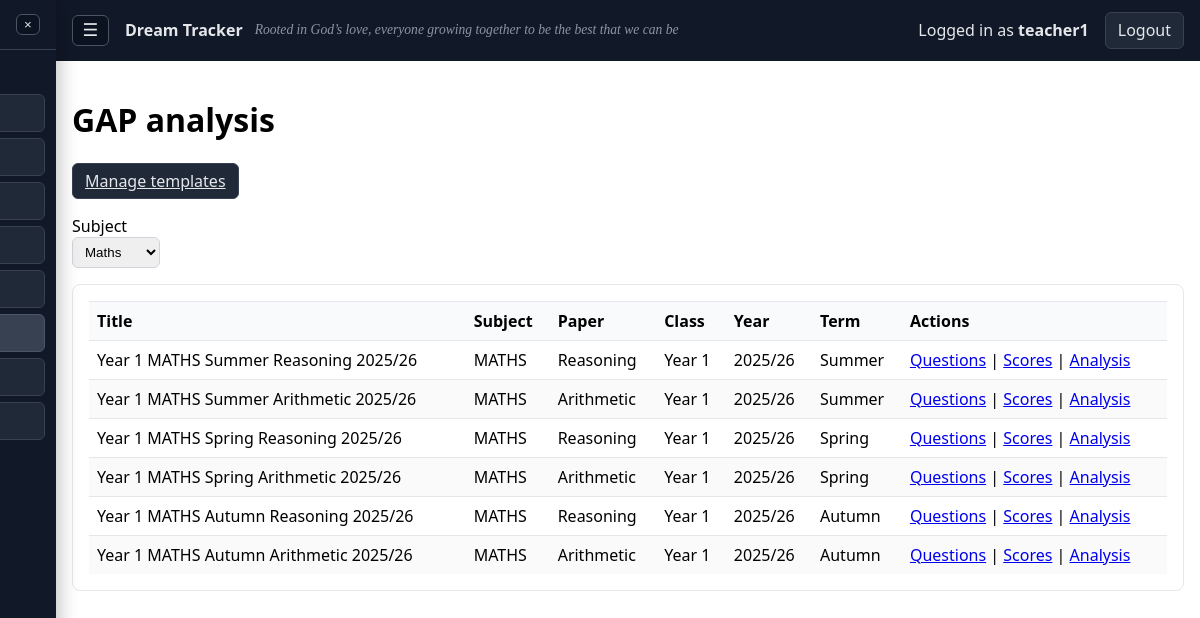
The app's page /assessments (signed in) with its own data.
### models.py (models this page shows, shortened)
class Teacher(UserMixin, db.Model):
    __tablename__ = "teachers"
    id = db.Column(db.Integer, primary_key=True)
    username = db.Column(db.String(80), unique=True, nullable=False)
    password_hash = db.Column(db.String(255), nullable=False)
    class_id = db.Column(db.Integer, db.ForeignKey("classes.id"))
    is_admin = db.Column(db.Boolean, nullable=False, default=False)
    is_active = db.Column(db.Boolean, nullable=False, default=True)
    class_links = db.relationship("TeacherClass", back_populates="teacher", cascade="all, delete-orphan")
    classes = db.relationship("SchoolClass", secondary="teacher_classes", viewonly=True)

class Assessment(db.Model):
    __tablename__ = "assessments"
    id = db.Column(db.Integer, primary_key=True)
    class_id = db.Column(db.Integer, db.ForeignKey("classes.id"), nullable=False)
    academic_year_id = db.Column(db.Integer, db.ForeignKey("academic_years.id"), nullable=False)
    term = db.Column(db.String(10), nullable=False)  # Autumn/Spring/Summer
    subject = db.Column(db.String(20), nullable=False, default="maths", index=True)
    paper = db.Column(db.String(20), nullable=False, default="Arithmetic", index=True)
    title = db.Column(db.String(120), nullable=False)
    template_id = db.Column(db.Integer, db.ForeignKey("paper_templates.id"), nullable=True)
    template_version = db.Column(db.Integer, nullable=True)
    created_at = db.Column(db.DateTime, default=datetime.utcnow)
    klass = db.relationship("SchoolClass")
    academic_year = db.relationship("AcademicYear")
    questions = db.relationship("AssessmentQuestion", backref="assessment", cascade="all, delete-orphan")
    scores = db.relationship("PupilQuestionScore", backref="assessment", cascade="all, delete-orphan")

class SchoolClass(db.Model):
    __tablename__ = "classes"
    id = db.Column(db.Integer, primary_key=True)
    name = db.Column(db.String(80), unique=True, nullable=False)
    year_group = db.Column(db.Integer, nullable=True)  # e.g., 1..13 (Year 1..Year 13)
    is_archived = db.Column(db.Boolean, nullable=False, default=False)
    is_archive = db.Column(db.Boolean, nullable=False, default=False)
    pupils = db.relationship("Pupil", backref="klass", cascade="all, delete-orphan")
    teachers = db.relationship("Teacher", backref="klass", foreign_keys="Teacher.class_id")
    teacher_links = db.relationship("TeacherClass", back_populates="school_class", cascade="all, delete-orphan")

class AcademicYear(db.Model):
    __tablename__ = "academic_years"
    id = db.Column(db.Integer, primary_key=True)
    label = db.Column(db.String(9), unique=True, nullable=False)  # "2025/26"
    start_date = db.Column(db.Date, nullable=True)
    end_date = db.Column(db.Date, nullable=True)
    is_current = db.Column(db.Boolean, default=False, nullable=False)

### app.py (the view)
    @app.route("/assessments")
    @login_required
    def assessments():
        ensure_default_year()
        subject = normalize_subject(request.args.get("subject", "maths"))
        q = Assessment.query.filter_by(subject=subject)
        if not getattr(current_user, "is_admin", False):
            q = q.filter(Assessment.class_id.in_(user_class_ids(current_user)))
        items = q.order_by(Assessment.created_at.desc()).all()
        return render_template("assessments.html", assessments=items, subject=subject, subjects=SUBJECTS)

### templates/assessments.html (shortened to what this page needs)
{% extends "layout.html" %}
{% block content %}
<h1>GAP analysis</h1>
<p><a class="button" href="{{ url_for('gap_templates') }}">Manage templates</a></p>
<form method="get" class="inline" action="{{ url_for('assessments') }}">
  <label>Subject<br>
    <select name="subject" onchange="this.form.submit()">
      {% for s in subjects %}
        <option value="{{ s }}" {{ 'selected' if s == subject else '' }}>{{ 'Maths' if s=='maths' else ('Reading' if s=='reading' else 'SPaG') }}</option>
      {% endfor %}
    </select>
  </label>
</form>
<section class="card">
  <div class="table-scroll">
<table>
  <thead><tr><th>Title</th><th>Subject</th><th>Paper</th><th>Class</th><th>Year</th><th>Term</th><th>Actions</th></tr></thead>
  <tbody>
    {% for a in assessments %}
    <tr>
      <td>{{ a.title }}</td>
      <td>{{ a.subject|upper }}</td>
      <td>{{ a.paper }}</td>
      <td>{{ a.klass.name }}</td>
      <td>{{ a.academic_year.label }}</td>
      <td>{{ a.term }}</td>
      <td>
        <a href="{{ url_for('assessment_questions', assessment_id=a.id) }}">Questions</a> |
        <a href="{{ url_for('assessment_scores', assessment_id=a.id) }}">Scores</a> |
        <a href="{{ url_for('assessment_analysis', assessment_id=a.id) }}">Analysis</a>
      </td>
    </tr>
    {% endfor %}
  </tbody>
</table>
  </div>
</section>
{% endblock %}

### templates/layout.html (shortened to what this page needs)
<!doctype html>
<html lang="en">
<head>
</head>
<body>
  {% set sidebar_params = namespace(values={}) %}
  {% for key in ['year','term','class','gender','pp','laps','svc','min_pct','max_pct','band'] %}
    {% if request.args.get(key) %}
      {% set _ = sidebar_params.values.update({key: request.args.get(key)}) %}
    {% endif %}
  {% endfor %}
  {% set sidebar_subject = request.view_args.get('subject') if request.view_args and request.view_args.get('subject') else request.args.get('subject', 'maths') %}
  {% set sidebar_mode = request.args.get('mode', 'table' if current_user.is_admin else 'home') %}
  {% set reports_href = url_for('reports', **sidebar_params.values) %}
  {% set is_year6_menu = y6_nav is not none %}
  {% if current_user.is_authenticated %}
    <div id="sidebarHoverZone" class="hover-zone" aria-hidden="true"></div>
    <aside id="sidebar" class="sidebar" aria-label="Main menu">
      <div class="sidebar-head">
        <button id="menuCloseBtn" class="sidebar-close" aria-label="Close menu" type="button">×</button>
      </div>
      <nav class="sidebar-nav">
        <div class="section-title">Teacher</div>
        {% if is_year6_menu %}
          <a class="sidebar-link {{ 'active' if request.endpoint == 'y6_home' or (request.endpoint == 'dashboard' and sidebar_mode == 'home') else '' }}" href="{{ url_for('y6_home', **sidebar_params.values) }}">Home</a>
          <a class="sidebar-link {{ 'active' if request.endpoint in ['y6_sats_tracker', 'sats_page'] else '' }}" href="{{ url_for('y6_sats_tracker', **sidebar_params.values) }}">SATs Tracker</a>
          <a class="sidebar-link {{ 'active' if request.endpoint in ['y6_writing', 'writing_dashboard'] or (request.endpoint == 'dashboard' and sidebar_subject == 'writing') else '' }}" href="{{ url_for('y6_writing', **sidebar_params.values) }}">Writing</a>
          <a class="sidebar-link {{ 'active' if request.endpoint in ['y6_reports', 'reports'] else '' }}" href="{{ url_for('y6_reports', **sidebar_params.values) }}">Reports</a>
        {% else %}
          <a class="sidebar-link {{ 'active' if request.endpoint == 'dashboard' and sidebar_mode == 'home' else '' }}" href="{{ url_for('dashboard', subject='maths', mode='home', **sidebar_params.values) }}">Home</a>
          <a class="sidebar-link {{ 'active' if request.endpoint == 'dashboard' and sidebar_mode == 'table' and sidebar_subject == 'maths' else '' }}" href="{{ url_for('dashboard', subject='maths', mode='table', **sidebar_params.values) }}">Maths</a>
          <a class="sidebar-link {{ 'active' if request.endpoint == 'dashboard' and sidebar_mode == 'table' and sidebar_subject == 'reading' else '' }}" href="{{ url_for('dashboard', subject='reading', mode='table', **sidebar_params.values) }}">Reading</a>
          <a class="sidebar-link {{ 'active' if request.endpoint == 'dashboard' and sidebar_mode == 'table' and sidebar_subject == 'spag' else '' }}" href="{{ url_for('dashboard', subject='spag', mode='table', **sidebar_params.values) }}">SPaG</a>
          <a class="sidebar-link {{ 'active' if request.endpoint == 'dashboard' and sidebar_mode == 'table' and sidebar_subject == 'writing' else '' }}" href="{{ url_for('dashboard', subject='writing', mode='table', **sidebar_params.values) }}">Writing</a>
          <a class="sidebar-link {{ 'active' if request.endpoint == 'assessments' else '' }}" href="{{ url_for('assessments') }}">GAP</a>
          <a class="sidebar-link {{ 'active' if request.endpoint == 'interventions' else '' }}" href="{{ url_for('interventions') }}">Interventions</a>
          <a class="sidebar-link {{ 'active' if request.endpoint == 'reports' else '' }}" href="{{ reports_href }}">Reports</a>
        {% endif %}
      </nav>
    </aside>
  {% endif %}
  <header class="bar">
    {% if current_user.is_authenticated %}
      <button id="menuBtn" class="menu-btn" aria-label="Open menu" type="button">☰</button>
    {% endif %}
    <div class="brand-wrap">
      <a class="brand" href="{{ url_for('index') }}">Dream Tracker</a>
      <span class="school-motto">Rooted in God’s love, everyone growing together to be the best that we can be</span>
    </div>
    {% if current_user.is_authenticated %}
      <span>Logged in as <strong>{{ current_user.username }}</strong></span>
      <a class="button" href="{{ url_for('logout') }}">Logout</a>
    {% else %}
      <a class="button" href="{{ url_for('login') }}">Login</a>
    {% endif %}
  </header>
  <main>
    {% block content %}{% endblock %}
  </main>
</body>
</html>

### templates/layout.html (style rules this page uses)
html, body { height: 100%; }
body { font-family: system-ui, -apple-system, Segoe UI, Roboto, Arial, sans-serif; margin: 0; padding: 0; display: block; width: 100%; overflow-x: hidden; }
header.bar { display: flex; align-items: center; flex-wrap: wrap; gap: 1rem; padding: 0.75rem 1rem; background: #111827; color: #e5e7eb; width: 100%; box-sizing: border-box; }
header.bar .brand { color: #e5e7eb; text-decoration: none; font-weight: 700; white-space: nowrap; }
header.bar .brand-wrap { display: inline-flex; align-items: center; position: relative; }
.school-motto { position: absolute; left: calc(100% + 0.75rem); font-family: "Georgia", "Times New Roman", cursive; font-style: italic; font-size: 0.85rem; color: #9ca3af; white-space: nowrap; opacity: 0.9; }
.menu-btn { border: 1px solid #4b5563; border-radius: 6px; background: #0b1220; color: #e5e7eb; font-size: 1.1rem; line-height: 1; padding: 0.35rem 0.6rem; cursor: pointer; }
header.bar a { color: #e5e7eb; text-decoration: none; }
.sidebar { position: fixed; top: 0; left: 0; height: 100vh; width: 260px; background: #111827; color: #e5e7eb; z-index: 30; box-shadow: 3px 0 18px rgba(0, 0, 0, 0.25); transform: translateX(-204px); transition: transform 0.2s ease; overflow-y: auto; }
.hover-zone { position: fixed; top: 0; left: 0; bottom: 0; width: 20px; z-index: 25; background: transparent; }
.sidebar-head { display: flex; align-items: center; justify-content: space-between; padding: 0.85rem 1rem; border-bottom: 1px solid #374151; font-weight: 700; }
.sidebar-close { border: 1px solid #4b5563; border-radius: 6px; background: #0b1220; color: #e5e7eb; line-height: 1; padding: 0.2rem 0.45rem; cursor: pointer; }
.sidebar-nav { display: flex; flex-direction: column; gap: 0.35rem; padding: 0.7rem; }
.sidebar-nav .section-title { color: #9ca3af; font-size: 0.8rem; text-transform: uppercase; letter-spacing: 0.02em; margin: 0.45rem 0 0.1rem; padding: 0 0.45rem; }
.sidebar-link { color: #e5e7eb; text-decoration: none; border: 1px solid #374151; border-radius: 6px; background: #1f2937; padding: 0.45rem 0.6rem; white-space: nowrap; overflow: hidden; text-overflow: ellipsis; }
.sidebar-link.active { background: #374151; border-color: #4b5563; }
a.button, button.button, .button { display: inline-block; padding: 0.4rem 0.75rem; border: 1px solid #374151; border-radius: 6px; background: #1f2937; color: #e5e7eb; white-space: nowrap; }
main { padding: 1rem; }
body.has-sidebar main, body.has-sidebar header.bar { padding-left: calc(56px + 1rem); }
section.card, .card { border: 1px solid #e5e7eb; border-radius: 8px; padding: 1rem; margin: 1rem 0; }
table { width: 100%; border-collapse: collapse; }
th, td { padding: 0.5rem; border-top: 1px solid #e5e7eb; text-align: left; vertical-align: top; }
th { background: #f9fafb; }
form.inline { display: flex; flex-wrap: wrap; gap: 0.75rem; align-items: end; }
label { display: inline-block; }
select, input[type="text"], input[type="number"], input[type="file"], textarea { padding: 0.35rem 0.5rem; border: 1px solid #d1d5db; border-radius: 6px; }
tbody tr:nth-child(even) { background: #fafafa; }
.table-scroll { width: 100%; overflow-x: auto; -webkit-overflow-scrolling: touch; }

### records on screen
Teacher: username "teacher1"
Assessment: title "Year 1 MATHS Summer Reasoning 2025/26", subject "MATHS", paper "Reasoning", klass.name "Year 1", academic_year.label "2025/26", term "Summer"
Assessment: title "Year 1 MATHS Summer Arithmetic 2025/26", subject "MATHS", paper "Arithmetic", klass.name "Year 1", academic_year.label "2025/26", term "Summer"
Assessment: title "Year 1 MATHS Spring Reasoning 2025/26", subject "MATHS", paper "Reasoning", klass.name "Year 1", academic_year.label "2025/26", term "Spring"
Assessment: title "Year 1 MATHS Spring Arithmetic 2025/26", subject "MATHS", paper "Arithmetic", klass.name "Year 1", academic_year.label "2025/26", term "Spring"
Assessment: title "Year 1 MATHS Autumn Reasoning 2025/26", subject "MATHS", paper "Reasoning", klass.name "Year 1", academic_year.label "2025/26", term "Autumn"
Assessment: title "Year 1 MATHS Autumn Arithmetic 2025/26", subject "MATHS", paper "Arithmetic", klass.name "Year 1", academic_year.label "2025/26", term "Autumn"

### other values on screen
form field subject "Maths"
